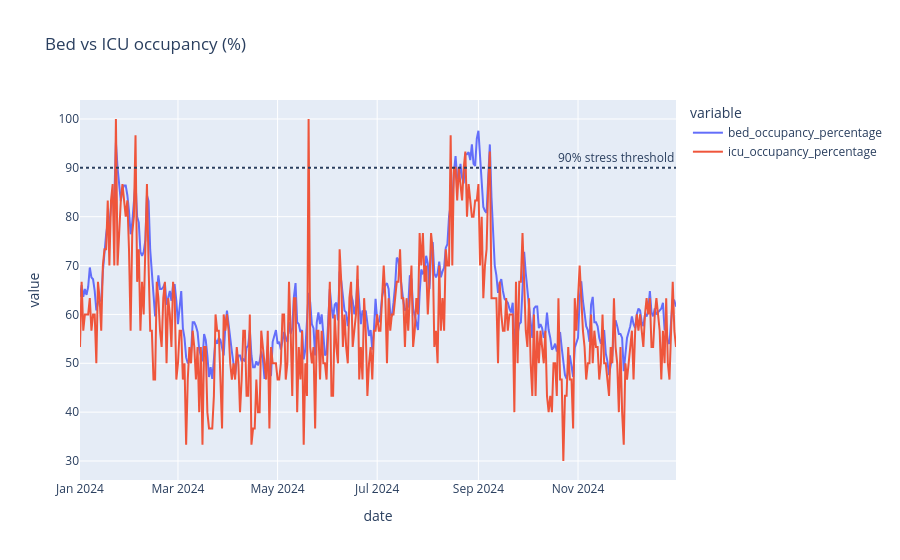

Source (notebook cell):
### Markdown cell above
## 3. Bed and ICU occupancy

### Code cell
fig = px.line(df, x="date", y=["bed_occupancy_percentage", "icu_occupancy_percentage"],
              title="Bed vs ICU occupancy (%)")
fig.add_hline(y=90, line_dash="dot", annotation_text="90% stress threshold")
fig.show()

print("Bed occupancy mean:", round(df["bed_occupancy_percentage"].mean(), 2))
print("ICU occupancy mean:", round(df["icu_occupancy_percentage"].mean(), 2))
print("Days with peak_load_indicator=1:", int(df["peak_load_indicator"].sum()))

### Figure 1 — Plotly figure (JSON) as saved in the notebook; plotly's stock layout.template omitted (floating-point values rounded to 4 significant figures; data arrays with more than 128 entries replaced by an {"elided": "..."} marker saying what was removed)
{"data": [{"hovertemplate": "variable=bed_occupancy_percentage<br>date=%{x}<br>value=%{y}<extra></extra>", "legendgroup": "bed_occupancy_percentage", "line": {"color": "#636efa", "dash": "solid"}, "marker": {"symbol": "circle"}, "mode": "lines", "name": "bed_occupancy_percentage", "orientation": "v", "showlegend": true, "x": {"elided": "366 str values"}, "xaxis": "x", "y": {"elided": "366 float values"}, "yaxis": "y", "type": "scatter"}, {"hovertemplate": "variable=icu_occupancy_percentage<br>date=%{x}<br>value=%{y}<extra></extra>", "legendgroup": "icu_occupancy_percentage", "line": {"color": "#EF553B", "dash": "solid"}, "marker": {"symbol": "circle"}, "mode": "lines", "name": "icu_occupancy_percentage", "orientation": "v", "showlegend": true, "x": {"elided": "366 str values"}, "xaxis": "x", "y": {"elided": "366 float values"}, "yaxis": "y", "type": "scatter"}], "layout": {"xaxis": {"anchor": "y", "domain": [0.0, 1.0], "title": {"text": "date"}}, "yaxis": {"anchor": "x", "domain": [0.0, 1.0], "title": {"text": "value"}}, "legend": {"title": {"text": "variable"}, "tracegroupgap": 0}, "title": {"text": "Bed vs ICU occupancy (%)"}, "shapes": [{"line": {"dash": "dot"}, "type": "line", "x0": 0, "x1": 1, "xref": "x domain", "y0": 90, "y1": 90, "yref": "y"}], "annotations": [{"showarrow": false, "text": "90% stress threshold", "x": 1, "xanchor": "right", "xref": "x domain", "y": 90, "yanchor": "bottom", "yref": "y"}]}}
